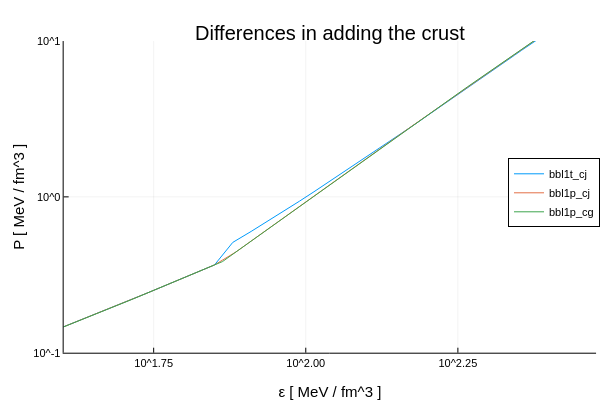

Notebook cell for this chart:
### Code cell
bbl1t_cj =  addCrustByJumping(bbl1t, 0.08)
bbl1p = bblPolytropeEOS(1, n_dense_min = 5e-2)
bbl1p_cj =  addCrustByJumping(bbl1p, 0.08)
bbl1p_cg =  addCrustByGlueing(bbl1p)

plot(bbl1t_cj["energy_density"], bbl1t_cj["pressure"], label = "bbl1t_cj",  xscale = :log10, yscale = :log10, legend = :right)
plot!(bbl1p_cj["energy_density"], bbl1p_cj["pressure"], label = "bbl1p_cj", xlim = (40,300), ylim = (0.1,10))
plot!(bbl1p_cg["energy_density"], bbl1p_cg["pressure"], label = "bbl1p_cg")
xlabel!("ε [ MeV / fm^3 ]")
ylabel!("P [ MeV / fm^3 ]")
title!("Differences in adding the crust")

### Figure 1 — Plotly figure (JSON) as saved in the notebook; plotly's stock layout.template omitted (floating-point values rounded to 4 significant figures; data arrays with more than 128 entries replaced by an {"elided": "..."} marker saying what was removed)
{"data": [{"colorbar": {"len": 0.8657, "title": "", "x": 0.9934, "y": 0.5087}, "legendgroup": "bbl1t_cj", "line": {"color": "rgba(0, 154, 250, 1.000)", "dash": "solid", "shape": "linear", "width": 1}, "mode": "lines", "name": "bbl1t_cj", "showlegend": true, "type": "scatter", "x": {"elided": "292 float values"}, "xaxis": "x", "y": {"elided": "292 float values"}, "yaxis": "y"}, {"colorbar": {"len": 0.8657, "title": "", "x": 0.9934, "y": 0.5087}, "legendgroup": "bbl1p_cj", "line": {"color": "rgba(227, 111, 71, 1.000)", "dash": "solid", "shape": "linear", "width": 1}, "mode": "lines", "name": "bbl1p_cj", "showlegend": true, "type": "scatter", "x": {"elided": "1298 float values"}, "xaxis": "x", "y": {"elided": "1298 float values"}, "yaxis": "y"}, {"colorbar": {"len": 0.8657, "title": "", "x": 0.9934, "y": 0.5087}, "legendgroup": "bbl1p_cg", "line": {"color": "rgba(62, 164, 78, 1.000)", "dash": "solid", "shape": "linear", "width": 1}, "mode": "lines", "name": "bbl1p_cg", "showlegend": true, "type": "scatter", "x": {"elided": "1338 float values"}, "xaxis": "x", "y": {"elided": "1338 float values"}, "yaxis": "y"}], "layout": {"annotations": [{"font": {"color": "rgba(0, 0, 0, 1.000)", "family": "sans-serif", "size": 20}, "rotation": 0, "showarrow": false, "text": "Differences in adding the crust", "x": 0.5498, "xanchor": "center", "xref": "paper", "y": 1, "yanchor": "top", "yref": "paper"}], "height": 400, "legend": {"bgcolor": "rgba(255, 255, 255, 1.000)", "bordercolor": "rgba(0, 0, 0, 1.000)", "borderwidth": 1, "font": {"color": "rgba(0, 0, 0, 1.000)", "family": "sans-serif", "size": 11}, "title": {"font": {"color": "rgba(0, 0, 0, 1.000)", "family": "sans-serif", "size": 15}, "text": ""}, "tracegroupgap": 0, "traceorder": "normal", "x": 1, "xanchor": "right", "y": 0.52, "yanchor": "middle"}, "margin": {"b": 20, "l": 0, "r": 0, "t": 20}, "paper_bgcolor": "rgba(255, 255, 255, 1.000)", "plot_bgcolor": "rgba(255, 255, 255, 1.000)", "showlegend": true, "width": 600, "xaxis": {"anchor": "y", "domain": [0.1061, 0.9934], "gridcolor": "rgba(0, 0, 0, 0.100)", "gridwidth": 0.5, "linecolor": "rgba(0, 0, 0, 1.000)", "mirror": false, "range": [1.602, 2.477], "showgrid": true, "showline": true, "showticklabels": true, "tickangle": 0, "tickcolor": "rgb(0, 0, 0)", "tickfont": {"color": "rgba(0, 0, 0, 1.000)", "family": "sans-serif", "size": 11}, "tickmode": "array", "ticks": "inside", "ticktext": ["10^1.75", "10^2.00", "10^2.25"], "tickvals": [56.23, 100, 177.8], "title": "ε [ MeV / fm^3 ]", "titlefont": {"color": "rgba(0, 0, 0, 1.000)", "family": "sans-serif", "size": 15}, "type": "log", "visible": true, "zeroline": false, "zerolinecolor": "rgba(0, 0, 0, 1.000)"}, "yaxis": {"anchor": "x", "domain": [0.07581, 0.9415], "gridcolor": "rgba(0, 0, 0, 0.100)", "gridwidth": 0.5, "linecolor": "rgba(0, 0, 0, 1.000)", "mirror": false, "range": [-1, 1], "showgrid": true, "showline": true, "showticklabels": true, "tickangle": 0, "tickcolor": "rgb(0, 0, 0)", "tickfont": {"color": "rgba(0, 0, 0, 1.000)", "family": "sans-serif", "size": 11}, "tickmode": "array", "ticks": "inside", "ticktext": ["10^-1", "10^0", "10^1"], "tickvals": [0.1, 1, 10], "title": "P [ MeV / fm^3 ]", "titlefont": {"color": "rgba(0, 0, 0, 1.000)", "family": "sans-serif", "size": 15}, "type": "log", "visible": true, "zeroline": false, "zerolinecolor": "rgba(0, 0, 0, 1.000)"}}}
